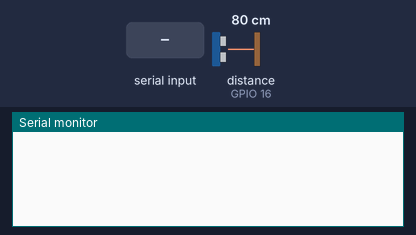
This sketch was run on a simulated ESP32. On the bench: the last lines printed to the serial monitor. Inputs (shaded band) come from the test bench; at power-on: distance to the obstacle (sensor on GPIO 16) 80 cm. The echo pulse lasts 58.3 µs per cm.

Above: at 1.2 s.
1.3 s: "H" received over Serial
At 1.8 s:
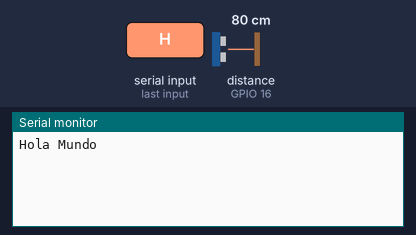
2.8 s: "D" received over Serial
At 4.2 s:
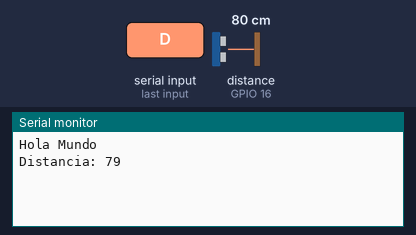

Measured:
- after the input at 1.3 s, the serial monitor: prints a new line at once (image 1)
- after the input at 2.8 s, the serial monitor: prints a new line at once (image 2)

The sketch:

sensor_de_distancia.ino
```cpp
#include <M5Stack.h>

const uint8_t EchoPin = 16;
const uint8_t TriggerPin = 17;

void setup() {
  Serial.begin(115200);
  pinMode(TriggerPin, OUTPUT);
  pinMode(EchoPin, INPUT);
}

void loop() {
   if (Serial.available() > 0) {
      char command = (char) Serial.read();
      switch (command) {
         case 'H':
            Serial.println("Hola Mundo");
            break;
         case 'D':
            Serial.print("Distancia: ");
            Serial.println(distancia(TriggerPin, EchoPin));
            delay(1000);
      }
   }
}

int distancia(int TriggerPin, int EchoPin) {
  long duracion, distanciaCm;
  digitalWrite(TriggerPin, LOW); //nos aseguramos señal baja
  delayMicroseconds(4);
  digitalWrite(TriggerPin, HIGH); //generamos pulso de 10us
  delayMicroseconds(10);
  digitalWrite(TriggerPin, LOW);
  duracion = pulseIn(EchoPin, HIGH); //medimos el tiempo pulso
  distanciaCm = duracion * 10 / 292 / 2; //convertimos a distancia
  return distanciaCm;
}
```
